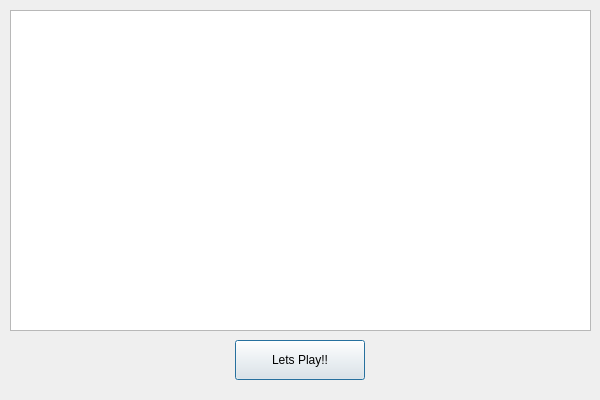
<?xml version="1.0" encoding="UTF-8"?>
<ui version="4.0">
 <class>welcomeDialog</class>
 <widget class="QDialog" name="welcomeDialog">
  <property name="geometry">
   <rect>
    <x>0</x>
    <y>0</y>
    <width>600</width>
    <height>400</height>
   </rect>
  </property>
  <property name="windowTitle">
   <string>Dialog</string>
  </property>
  <widget class="QPushButton" name="playBtn">
   <property name="geometry">
    <rect>
     <x>235</x>
     <y>340</y>
     <width>130</width>
     <height>40</height>
    </rect>
   </property>
   <property name="text">
    <string>Lets Play!!</string>
   </property>
  </widget>
  <widget class="QGraphicsView" name="imageView">
   <property name="geometry">
    <rect>
     <x>10</x>
     <y>10</y>
     <width>581</width>
     <height>321</height>
    </rect>
   </property>
  </widget>
 </widget>
 <resources/>
 <connections/>
</ui>
